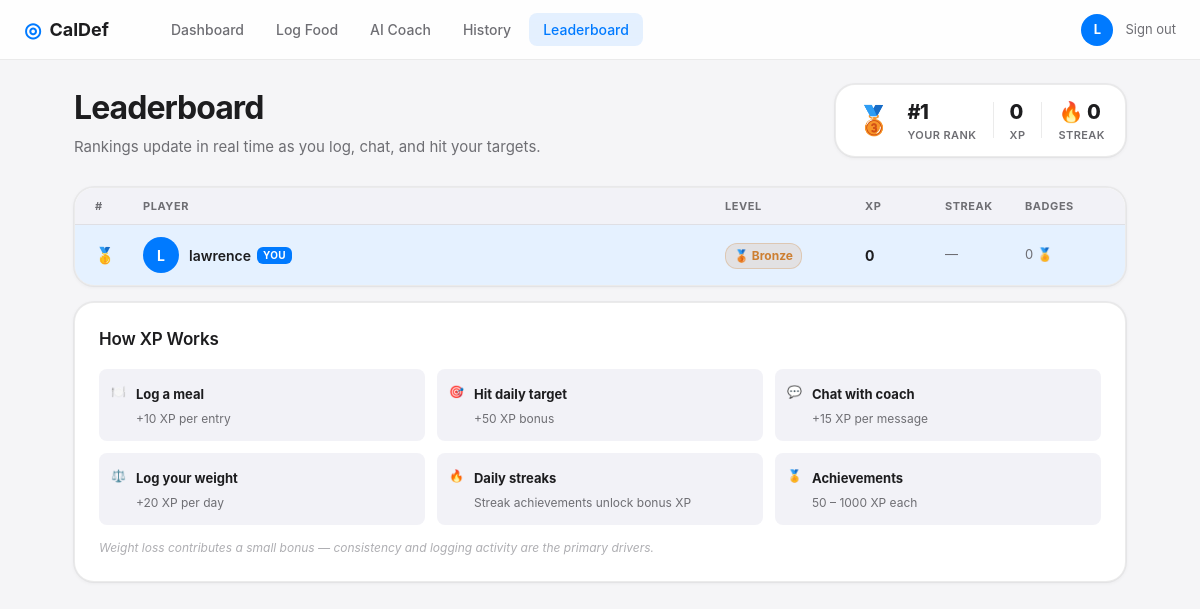
The app's page /leaderboard (signed in), older data.
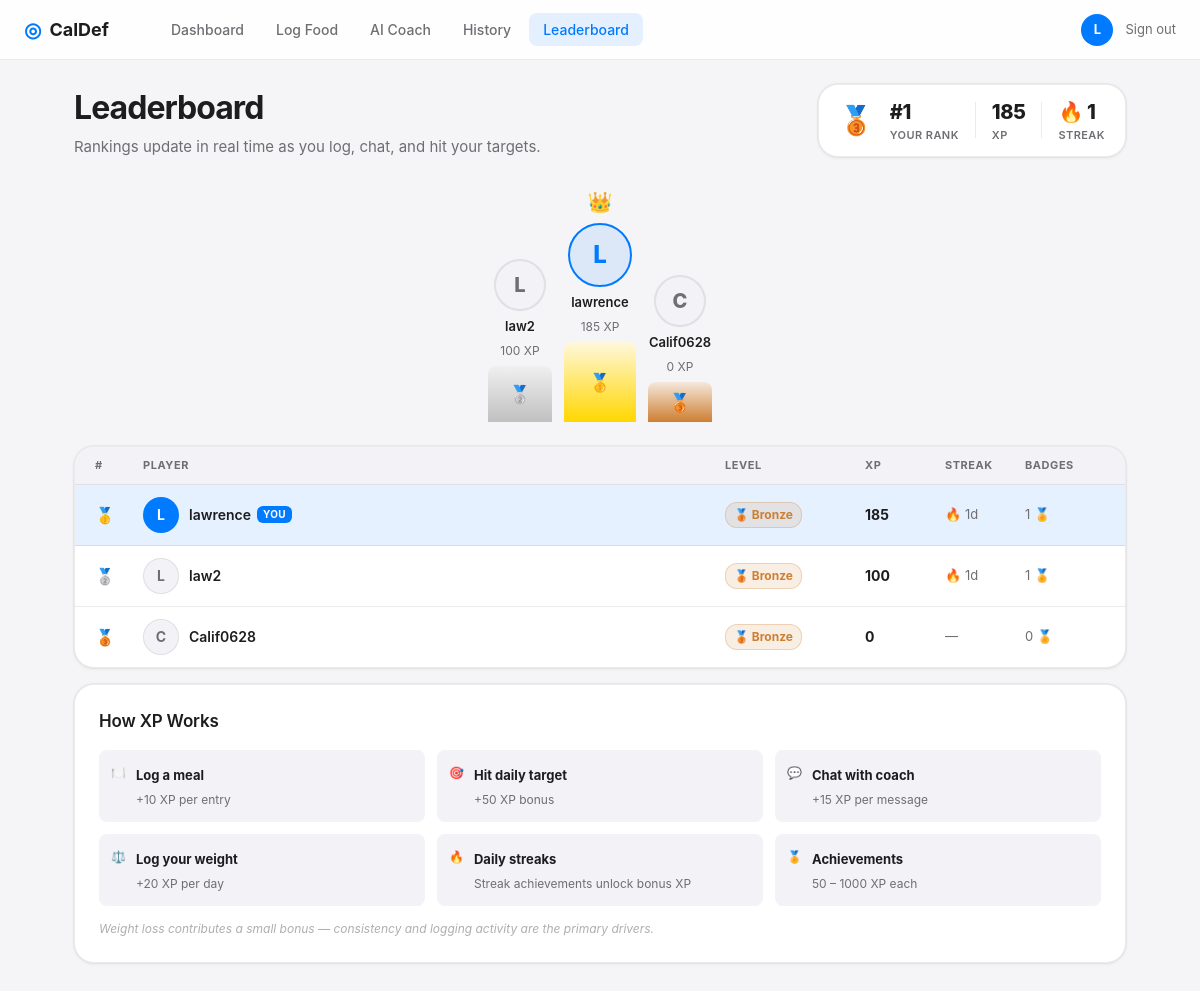
The same page, newer data.
### tables this page shows
CREATE TABLE users (
                id INTEGER PRIMARY KEY AUTOINCREMENT,
                username TEXT UNIQUE NOT NULL,
                email TEXT UNIQUE NOT NULL,
                password_hash TEXT NOT NULL,
                created_at TIMESTAMP DEFAULT CURRENT_TIMESTAMP
            );

### app.py (the view)
@app.route("/leaderboard")
@login_required
def leaderboard():
    board = get_leaderboard()
    my_stats = get_user_stats(session["user_id"])
    return render_template("leaderboard.html", board=board,
                           my_id=session["user_id"], my_stats=my_stats)

### app.py (called while the page is built)
@app.context_processor
def inject_now():
    return {"now": datetime.now}

def login_required(f):
    @wraps(f)
    def decorated(*args, **kwargs):
        if "user_id" not in session:
            return redirect(url_for("landing"))
        return f(*args, **kwargs)
    return decorated

### database.py (called while the page is built)
@contextmanager
def get_db():
    conn = sqlite3.connect(DATABASE)
    conn.row_factory = sqlite3.Row
    try:
        yield conn
        conn.commit()
    except Exception:
        conn.rollback()
        raise
    finally:
        conn.close()

### gamification.py (called while the page is built)
def get_level(points: int) -> dict:
    level = LEVELS[0]
    for entry in LEVELS:
        if points >= entry[0]:
            level = entry
    next_threshold = None
    for entry in LEVELS:
        if points < entry[0]:
            next_threshold = entry[0]
            break
    return {
        "name": level[1], "color": level[2], "icon": level[3],
        "next": next_threshold,
        "progress": _level_progress(points, level[0], next_threshold),
    }

def _ensure_row(user_id: int):
    with get_db() as db:
        db.execute("INSERT OR IGNORE INTO user_points (user_id) VALUES (?)", (user_id,))

### templates/leaderboard.html (shortened to what the changed rows need)
{% extends "base.html" %}
{% block content %}
<div class="page-container">
  <div class="page-header">
    <div>
      <h1 class="page-title">Leaderboard</h1>
    </div>
    <div class="my-rank-pill">
      <div>
        <div class="my-rank-num">{{ my_stats.total_points | int }}</div>
        <div class="my-rank-label">XP</div>
      </div>
      <div>
        <div class="my-rank-num">🔥 {{ my_stats.current_streak }}</div>
        <div class="my-rank-label">Streak</div>
      </div>
    </div>
  </div>
  {% if board|length >= 3 %}
  <div class="podium">
    <div class="podium-place podium-2">
      <div class="podium-avatar {% if board[1].id == my_id %}podium-me{% endif %}">
        {{ board[1].username[0].upper() }}
      </div>
      <div class="podium-name">{{ board[1].username }}</div>
      <div class="podium-pts">{{ board[1].total_points | int }} XP</div>
      <div class="podium-block podium-block-2">🥈</div>
    </div>
    <div class="podium-place podium-1">
      <div class="podium-crown">👑</div>
      <div class="podium-avatar podium-avatar-1 {% if board[0].id == my_id %}podium-me{% endif %}">
        {{ board[0].username[0].upper() }}
      </div>
      <div class="podium-name">{{ board[0].username }}</div>
      <div class="podium-pts">{{ board[0].total_points | int }} XP</div>
      <div class="podium-block podium-block-1">🥇</div>
    </div>
    <div class="podium-place podium-3">
      <div class="podium-avatar {% if board[2].id == my_id %}podium-me{% endif %}">
        {{ board[2].username[0].upper() }}
      </div>
      <div class="podium-name">{{ board[2].username }}</div>
      <div class="podium-pts">{{ board[2].total_points | int }} XP</div>
      <div class="podium-block podium-block-3">🥉</div>
    </div>
  </div>
  {% endif %}
  <div class="card lb-card">
    {% for player in board %}
    <div class="lb-row {% if player.id == my_id %}lb-row-me{% endif %} {% if player.rank <= 3 %}lb-row-top{% endif %}">
      <span class="lb-rank">
        {% if player.rank == 1 %}🥇
        {% elif player.rank == 2 %}🥈
        {% elif player.rank == 3 %}🥉
        {% else %}{{ player.rank }}{% endif %}
      </span>
      <span class="lb-user">
        <div class="lb-avatar {% if player.id == my_id %}lb-avatar-me{% endif %}">
          {{ player.username[0].upper() }}
        </div>
        <span class="lb-username">
          {{ player.username }}
          {% if player.id == my_id %}<span class="lb-you">You</span>{% endif %}
        </span>
      </span>
      <span>
        <span class="level-badge" style="background: {{ player.level.color }}22; color: {{ player.level.color }}; border: 1px solid {{ player.level.color }}44;">
          {{ player.level.icon }} {{ player.level.name }}
        </span>
      </span>
      <span class="lb-xp">{{ player.total_points | int }}</span>
      <span class="lb-streak">
        {% if player.current_streak > 0 %}
          🔥 {{ player.current_streak }}d
        {% else %}—{% endif %}
      </span>
      <span class="lb-badges">{{ player.achievement_count }} 🏅</span>
    </div>
    {% else %}
    <div class="empty-state">
      <div class="empty-icon">🏆</div>
      <p>No players yet — be the first!</p>
    </div>
    {% endfor %}
  </div>
</div>
{% endblock %}

Row changes from the older to the newer data that the page shows:
added users: username "L", username "law2", level.icon "🥉", level.name "Bronze", total_points "100", current_streak "1", achievement_count "1"
shown differently, row unchanged: users "lawrence": username (not shown) → "L"; username (not shown) → "lawrence"; total_points "0" → "185"; current_streak (not shown) → "1"; achievement_count "0" → "1"; text "—" → "🔥 d"
added users: username "C", username "Calif0628", level.icon "🥉", level.name "Bronze", total_points "0", achievement_count "0"
Text that changed along with them:
{{ my_stats.total_points | int }}: "0" → "185"
{{ my_stats.current_streak }}: "0" → "1"
{{ board[1].total_points | int }}: (not shown) → "100"
{{ board[0].total_points | int }}: (not shown) → "185"
{{ board[2].total_points | int }}: (not shown) → "0"
text now shown: "XP 🥈 👑 XP 🥇 XP 🥉"
